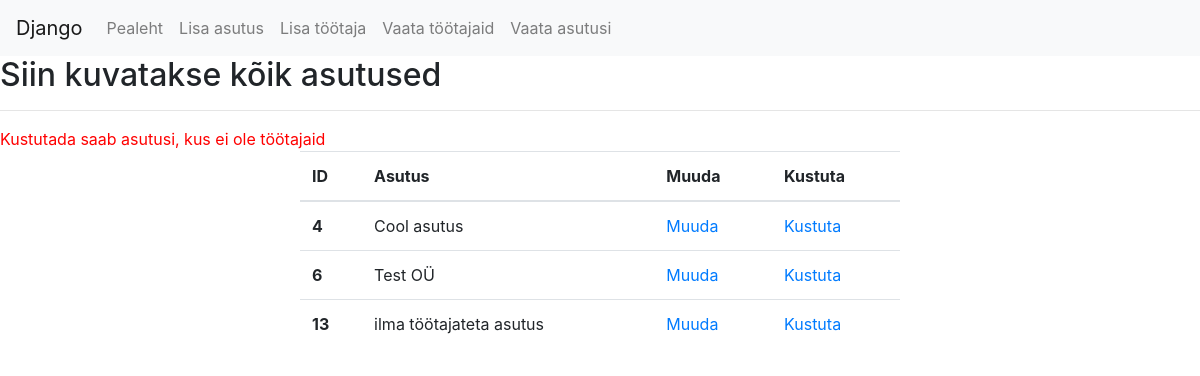
The page /kustutaasutus/?id=4 on the database its author committed.
### main/models.py (models this page shows)
class Asutus(models.Model):
  nimi = models.CharField(max_length = 255)

### main/views.py (the view)
# urls.py: url(r'^kustutaasutus/', views.kustutaasutus, name='kustutaasutus')
def kustutaasutus(request):
  asutus_id = request.GET.get('id', '')
  asutus = Asutus.objects.get(id=asutus_id)
  try:
    tootajad = Tootaja.objects.filter(asutus=asutus)
  except Tootaja.DoesNotExist:
    pass
  if not tootajad:
    asutus.delete()
    return vaataasutus(request, False)
  else:
    return vaataasutus(request, True)

### main/views.py (called while the page is built)
def vaataasutus(request, linkedworker=False):
  asutused = Asutus.objects.all()
  args = {'asutused': asutused,
          'linkedworker': linkedworker,
          'page_url': request.get_full_path()}
  return render(request, 'main/vaataasutus.html', args)

### templates/main/vaataasutus.html
{% extends "base.html" %} {% block content %}
<h2>Siin kuvatakse kõik asutused</h2>
<hr>
{% if linkedworker == True %}
<span style="color: red;">Kustutada saab asutusi, kus ei ole töötajaid</span>
{% endif %}
<table class="table" style="width: 50%; margin: auto;">
	<thead>
		<tr>
			<th scope="col">ID</th>
			<th scope="col">Asutus</th>
			<th scope="col">Muuda</th>
			<th scope="col">Kustuta</th>
		</tr>
	</thead>
	<tbody>
		{% for asutus in asutused %}
		<tr>
			<th scope="row">{{asutus.pk}}</th>
			<td>{{asutus.nimi}}</td>
			<td><a href="/muudaasutus/?id={{asutus.pk}}">Muuda</a></td>
			<td><a href="/kustutaasutus/?id={{asutus.pk}}">Kustuta</a></td>
		</tr>
		{% endfor %}
	</tbody>
  <br>
	{% endblock content %}

### rows shown on the page
Asutus: pk "4", nimi "Cool asutus"
Asutus: pk "6", nimi "Test OÜ"
Asutus: pk "13", nimi "ilma töötajateta asutus"
